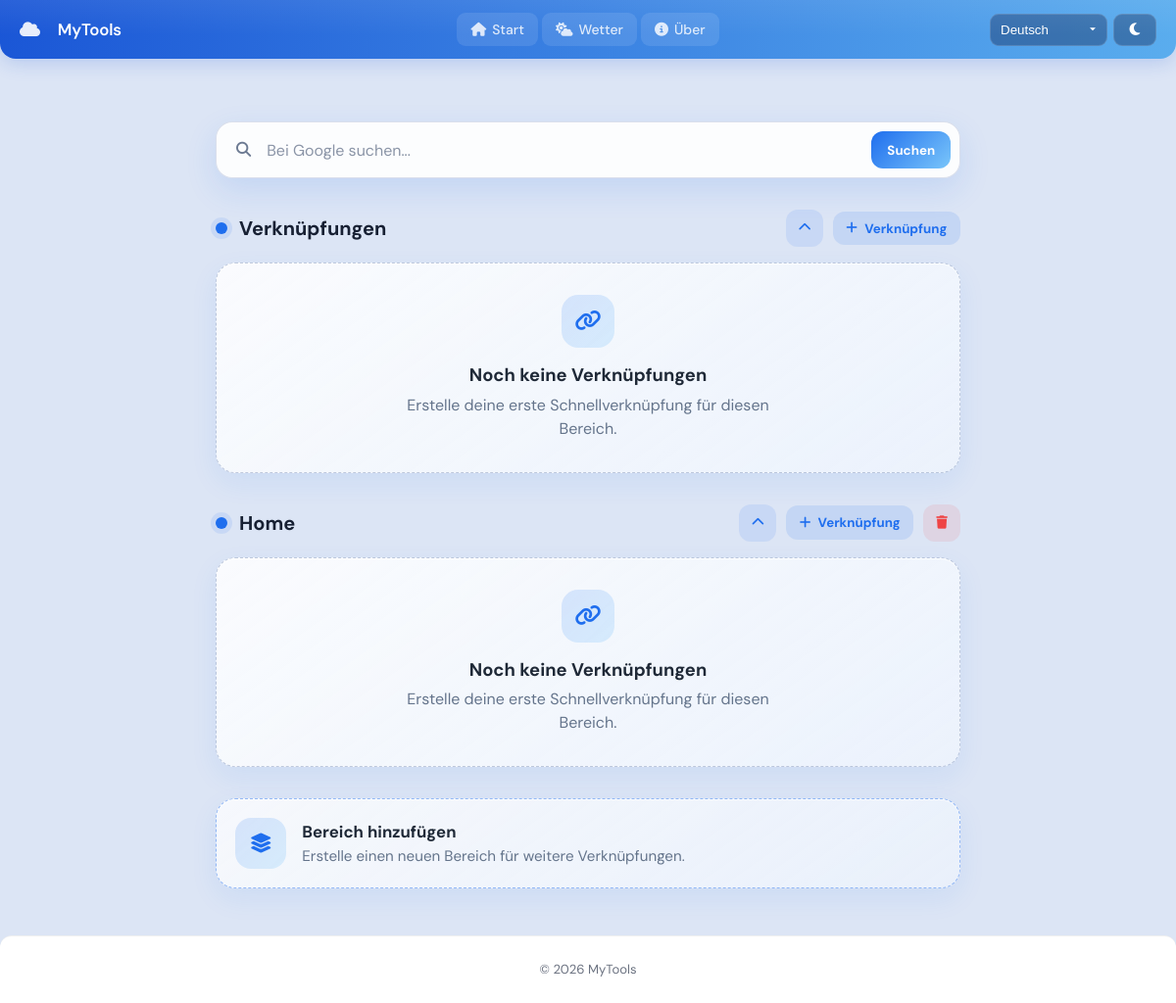
The page / on the database its author committed.
### app/models.py (models this page shows, shortened)
class ShortcutSection(models.Model):
    COLOR_CHOICES = [
        ("blue", "Blau"),
        ("green", "Grün"),
        ("purple", "Lila"),
        ("orange", "Orange"),
        ("red", "Rot"),
    ]
    name = models.CharField(max_length=60)
    color = models.CharField(max_length=20, choices=COLOR_CHOICES, default="blue")
    order = models.PositiveIntegerField(default=0)
    is_collapsed = models.BooleanField(default=False)
    created_at = models.DateTimeField(auto_now_add=True)
    class Meta:
        ordering = ["order", "created_at"]

### app/views.py (the view, shortened to what this page needs)
# urls.py: 2. Add a URL to urlpatterns:  path('', views.home, name='home')
def home(request):
    default_section, created = ShortcutSection.objects.get_or_create(
        name="Verknüpfungen",
        defaults={
            "color": "blue",
            "order": 0
        }
    )
    Shortcut.objects.filter(section__isnull=True).update(section=default_section)
    sections = ShortcutSection.objects.prefetch_related("shortcuts").all().order_by("order", "created_at")
    return render(request, "app/home.html", {
        "sections": sections
    })

### app/templates/app/home.html (shortened to what this page needs)
{% extends 'app/base.html' %}
{% load static %}
{% load i18n %}
{% block extra_css %}
    <link rel="stylesheet" href="{% static 'app/css/home.css' %}">
{% endblock %}
{% block content %}
    <section class="home-container">
        <div class="hero">
            <form class="google-search-box" id="google-search-form">
                <div class="search-wrapper">
                    <i class="fa-solid fa-magnifying-glass search-icon"></i>
                    <input
                        type="text"
                        id="google-search-input"
                        placeholder="{% translate 'Bei Google suchen...' %}"
                        autocomplete="off"
                    >
                    <button type="submit" class="search-button">
                        {% translate 'Suchen' %}
                    </button>
                </div>
            </form>
            <div class="sections-wrapper" id="sections-wrapper">
                {% for section in sections %}
                    <div
                        class="shortcuts-section section-color-{{ section.color }} {% if section.is_collapsed %}section-collapsed{% endif %}"
                        data-section-id="{{ section.id }}"
                    >
                        <div class="shortcuts-header">
                            <div class="section-title-area">
                                <span class="section-color-dot"></span>
                                <div>
                                    <h2>{{ section.name }}</h2>
                                </div>
                            </div>
                            <div class="section-actions">
                                <form method="post" class="collapse-section-form">
                                    <button type="submit" title="{% if section.is_collapsed %}Bereich ausklappen{% else %}Bereich einklappen{% endif %}">
                                        {% if section.is_collapsed %}
                                            <i class="fa-solid fa-chevron-down"></i>
                                        {% else %}
                                            <i class="fa-solid fa-chevron-up"></i>
                                        {% endif %}
                                    </button>
                                </form>
                                <button
                                    type="button"
                                    class="add-shortcut-button open-shortcut-modal"
                                    data-section-id="{{ section.id }}"
                                    data-section-name="{{ section.name }}"
                                >
                                    <i class="fa-solid fa-plus"></i>
                                    Verknüpfung
                                </button>
                                {% if section.name != "Verknüpfungen" %}
                                    <form method="post" class="delete-section-form">
                                        <button type="submit" title="Bereich löschen">
                                            <i class="fa-solid fa-trash"></i>
                                        </button>
                                    </form>
                                {% endif %}
                            </div>
                        </div>
                        {% if not section.is_collapsed %}
                            <div class="shortcuts-grid">
                                {% for shortcut in section.shortcuts.all %}
                                    <div
                                        class="shortcut-card {% if shortcut.is_favorite %}shortcut-favorite{% endif %}"
                                        data-shortcut-id="{{ shortcut.id }}"
                                        draggable="true"
                                    >
                                        <div class="shortcut-card-actions">
                                            <button type="button" class="shortcut-drag-handle" title="Verschieben">
                                                <i class="fa-solid fa-grip-vertical"></i>
                                            </button>
                                            <form method="post" class="favorite-shortcut-form">
                                                {% csrf_token %}
                                                <input type="hidden" name="action" value="toggle_favorite">
                                                <input type="hidden" name="shortcut_id" value="{{ shortcut.id }}">
                                                <button type="submit" title="{% if shortcut.is_favorite %}Favorit entfernen{% else %}Als Favorit markieren{% endif %}">
                                                    {% if shortcut.is_favorite %}
                                                        <i class="fa-solid fa-star"></i>
                                                    {% else %}
                                                        <i class="fa-regular fa-star"></i>
                                                    {% endif %}
                                                </button>
                                            </form>
                                            <form method="post" class="delete-shortcut-form">
                                                {% csrf_token %}
                                                <input type="hidden" name="action" value="delete_shortcut">
                                                <input type="hidden" name="shortcut_id" value="{{ shortcut.id }}">
                                                <button type="submit" title="Löschen">
                                                    <i class="fa-solid fa-xmark"></i>
                                                </button>
                                            </form>
                                        </div>
                                        <a href="{{ shortcut.url }}" target="_blank" rel="noopener noreferrer">
                                            <div class="shortcut-icon {% if shortcut.image %}shortcut-image-icon{% endif %}">
                                                {% if shortcut.image %}
                                                    <img src="{{ shortcut.image.url }}" alt="{{ shortcut.name }}">
                                                {% else %}
                                                    <i class="{{ shortcut.icon }}"></i>
                                                {% endif %}
                                            </div>
                                            <span>{{ shortcut.name }}</span>
                                        </a>
                                    </div>
                                {% empty %}
                                    <div class="empty-shortcuts">
                                        <div class="empty-shortcuts-icon">
                                            <i class="fa-solid fa-link"></i>
                                        </div>
                                        <h3>Noch keine Verknüpfungen</h3>
                                        <p>Erstelle deine erste Schnellverknüpfung für diesen Bereich.</p>
                                    </div>
                                {% endfor %}
                            </div>
                        {% endif %}
                    </div>
                {% endfor %}
                <div class="add-section-card" id="open-section-modal">
                    <div class="add-section-icon">
                        <i class="fa-solid fa-layer-group"></i>
                    </div>
                    <div>
                        <h3>Bereich hinzufügen</h3>
                        <p>Erstelle einen neuen Bereich für weitere Verknüpfungen.</p>
                    </div>
                </div>
            </div>
        </div>
    </section>
{% endblock %}

### app/templates/app/base.html (shortened to what this page needs)
{% load static %}
{% load i18n %}
<!DOCTYPE html>
<html lang="de">
<head>
    <link rel="stylesheet" href="{% static '/app/css/base.css' %}">
    <link rel="stylesheet" href="https://cdnjs.cloudflare.com/ajax/libs/font-awesome/6.5.0/css/all.min.css">
    {% block extra_css %}{% endblock %}
</head>
<body>
    <nav>
        <div class="logo">
            <i class="fa-solid fa-cloud" style="margin-right: 10px"></i>
            <span>MyTools</span>
        </div>
        <div class="navigation">
            <a href="{% url 'home' %}">
                <i class="fa-solid fa-house"></i>
                {% translate 'Start' %}
            </a>
            <a href="{% url 'weather' %}">
                <i class="fa-solid fa-cloud-sun"></i>
                {% translate 'Wetter' %}
            </a>
            <a href="{% url 'about' %}">
                <i class="fa-solid fa-circle-info"></i>
                {% translate 'Über' %}
            </a>
        </div>
        <div class="user-actions">
            <form action="{% url 'set_language' %}" method="post">
                {% get_current_language as CURRENT_LANGUAGE %}
                {% get_available_languages as LANGUAGES %}
                {% get_language_info_list for LANGUAGES as languages %}
                <select name="language" onchange="this.form.submit()">
                    {% for language in languages %}
                        <option value="{{ language.code }}"
                            {% if language.code == CURRENT_LANGUAGE %}selected{% endif %}>
                            {{ language.name_local }}
                        </option>
                    {% endfor %}
                </select>
            </form>
            <button class="dark-mode-btn" id="darkmode-button" aria-label="Dark Mode umschalten">
                <i class="fa-solid fa-moon icon-moon"></i>
            </button>
        </div>
    </nav>
    <main>
        {% block content %}
        {% endblock %}
    </main>
    <footer>
        <p>&copy; 2026 MyTools</p>
    </footer>
</body>
</html>

### app/static/app/css/base.css (style rules this page uses)
*, *::before, *::after { box-sizing: border-box; }
body { font-family: 'DM Sans', sans-serif; margin: 0; padding: 0; background-color: #dce5f5; color: #1a202c; transition: background-color 0.4s ease, color 0.4s ease; min-height: 100vh; display: flex; flex-direction: column; }
nav { display: flex; align-items: center; height: 60px; padding: 0 1.25rem; background: linear-gradient(100deg, #1a56d6 0%, #5aadee 100%); border-radius: 0 0 16px 16px; box-shadow: 0 4px 20px rgba(26, 86, 214, 0.2); position: relative; overflow: hidden; transition: background 0.5s ease, box-shadow 0.5s ease; }
nav::after { content: ''; position: absolute; inset: 0; background: linear-gradient(180deg, rgba(255,255,255,0.07) 0%, transparent 60%); pointer-events: none; }
nav .logo { flex: 1; display: flex; align-items: center; gap: 8px; font-size: 1.05rem; font-weight: 600; color: #fff; letter-spacing: -0.01em; }
nav .logo i { opacity: 0.9; }
nav .navigation { flex: 2; display: flex; justify-content: center; gap: 4px; }
nav a { display: inline-flex; align-items: center; gap: 6px; font-size: 0.875rem; font-weight: 500; color: rgba(255, 255, 255, 0.82); text-decoration: none; padding: 7px 13px; border-radius: 9px; background: rgba(255, 255, 255, 0.1); border: 1px solid transparent; transition: background 0.15s, border-color 0.15s, color 0.15s, transform 0.15s; }
nav .user-actions { flex: 1; display: flex; justify-content: flex-end; }
nav .user-actions select { min-width: 120px; height: 33px; padding: 0 30px 0 10px; margin: 0 6px; appearance: none; -webkit-appearance: none; -moz-appearance: none; background-color: rgba(10, 22, 64, 0.35); background-repeat: no-repeat; background-position: right 8px center; background-size: 12px; border: 1px solid rgba(255, 255, 255, 0.15); border-radius: 9px; color: #fff; cursor: pointer; transition: background-color 0.15s; }
nav .user-actions select option { color: #000; }
.dark-mode-btn { width: 44px; height: 33px; display: flex; align-items: center; justify-content: center; background: rgba(10, 22, 64, 0.35); border: 1px solid rgba(255, 255, 255, 0.15); border-radius: 9px; cursor: pointer; color: #fff; position: relative; overflow: hidden; transition: background 0.15s, transform 0.15s; }
.dark-mode-btn .icon-moon, .dark-mode-btn .icon-sun { position: absolute; font-size: 0.9rem; transition: opacity 0.3s ease, transform 0.4s cubic-bezier(0.34, 1.56, 0.64, 1); }
.dark-mode-btn .icon-moon { opacity: 1; transform: rotate(0deg) scale(1); }
main { flex: 1; padding: 1rem 1.2rem; text-align: center; }
footer { display: flex; justify-content: center; align-items: center; font-size: 0.82rem; color: #6b7280; background: #ffffff; padding: 0.75rem; border-radius: 12px 12px 0 0; border-top: 1px solid rgba(0, 0, 0, 0.06); transition: background 0.4s ease, color 0.4s ease, border-color 0.4s ease; }

### rows shown on the page
ShortcutSection: name "Verknüpfungen", is_collapsed False (drawn), shows "Erstelle deine erste Schnellverknüpfung für diesen Bereich."
ShortcutSection: name "Home", is_collapsed False (drawn), shows "Erstelle deine erste Schnellverknüpfung für diesen Bereich."

### other values the page prints
form field language "Deutsch"
